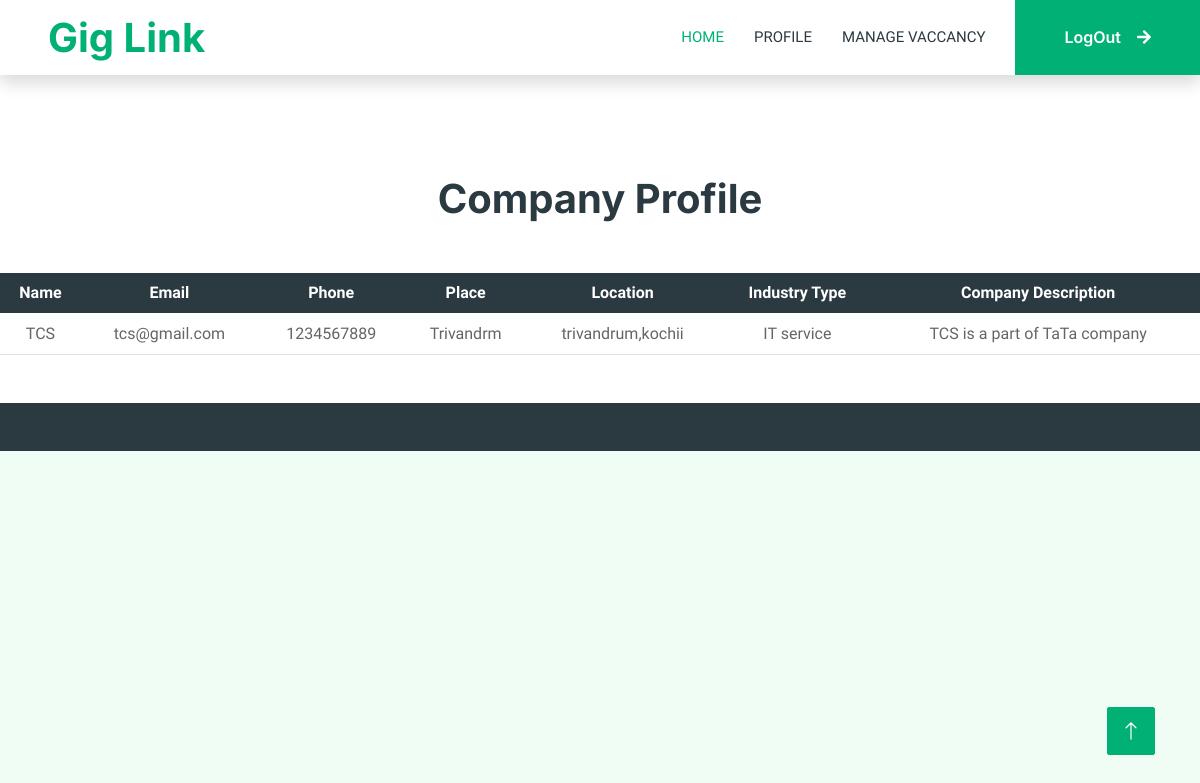
Screenshot of /company_profile (signed in) with the database file from the repository.
### link/models.py (models this page shows)
class company(models.Model):
    company_id=models.AutoField(primary_key=True)
    login=models.ForeignKey(log,on_delete=models.CASCADE)
    company_name=models.CharField(max_length=225)
    email=models.CharField(max_length=225)
    phone=models.CharField(max_length=225)
    place=models.CharField(max_length=225)
    location_details=models.CharField(max_length=225)
    industry_type=models.CharField(max_length=225)
    company_description=models.CharField(max_length=225)

### link/views.py (the view)
# urls.py: path('company_profile',views.company_profile),
def company_profile(request):
    a=company.objects.filter(pk=request.session['cid'])
    return render(request,'company_profile.html',{'a':a})

### templates/company_profile.html (shortened to what this page needs)
{% include 'company_header.html' %}
<center>
    <h1 style="margin-top: 100px;">Company Profile </h1>
    <table class="table" style="margin-top: 50px;">
        <thead class="table-dark">
            <tr>
            <th>Name</th>
            <th>Email</th>
            <th>Phone</th>
            <th>Place</th>
            <th>Location</th>
            <th>Industry Type</th>
            <th>Company Description</th>
        </tr>
    </thead>
        {% for i in a %}
        <tr>
            <td>{{i.company_name}}</td>
            <td>{{i.email}}</td>
            <td>{{i.phone}}</td>
            <td>{{i.place}}</td>
            <td>{{i.location_details}}</td>
            <td>{{i.industry_type}}</td>
            <td>{{i.company_description}}</td>
        </tr>
        {% endfor %}
    </table>
</center>
{% include 'footer.html' %}

### static/css/style.css (style rules this page uses)
:root { --primary: #00B074; --secondary: #2B9BFF; --light: #EFFDF5; --dark: #2B3940; }

### templates/company_profile.html (style rules this page uses)
th,td { text-align: center; }

### rows the page displays
company: company_name "TCS", email "tcs@gmail.com", phone "1234567889", place "Trivandrm", location_details "trivandrum,kochii", industry_type "IT service", company_description "TCS is a part of TaTa company"
